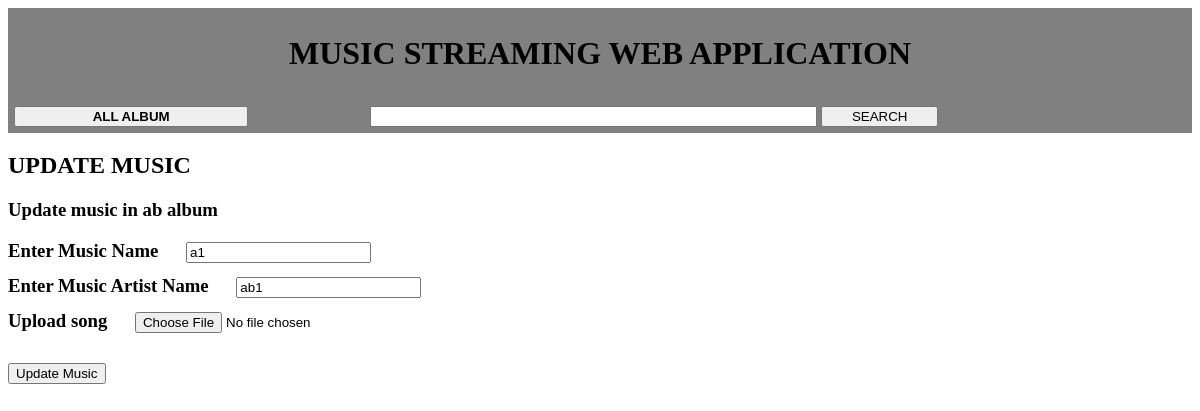
The app's page /Album/Music/Update/1 with its own data.
### app.py (models this page shows, shortened)
class Album(db.Model):
    id = db.Column(db.Integer, primary_key=True)
    title = db.Column(db.String(300))
    date_created = db.Column(db.DateTime,  default=datetime.now(pytz.timezone('Asia/Kolkata')))

class Music(db.Model):
    id = db.Column(db.Integer, primary_key=True)
    title = db.Column(db.String(300))
    artist = db.Column(db.String(300))
    album_id = db.Column(db.Integer, db.ForeignKey('album.id'))
    filename = db.Column(db.String(300))
    date_created = db.Column(db.DateTime,  default=datetime.now(pytz.timezone('Asia/Kolkata')))

### app.py (the view)
@app.route('/Album/Music/Update/<int:id>', methods=['POST', 'GET'])
def music_update(id):
    music = Music.query.get_or_404(id)
    album_id = music.album_id
    album = Album.query.get_or_404(album_id)
    if request.method == 'POST':
        music.title = request.form['title']
        music.artist = request.form['artist']
        song = request.files['song']
        if song:
            os.remove(os.path.join(app.config['UPLOAD_FOLDER'], music.filename))
            songUUID = str(uuid.uuid1())
            full_filename = os.path.join(app.config['UPLOAD_FOLDER'], (songUUID + '.mp3'))
            song.save(full_filename)
            music.filename = songUUID+'.mp3'
        try:
            db.session.commit()
            return redirect('/Album/Music/'+str(album_id))
        except:
            return 'Issue in deleting the music'
    else:
        return render_template('music-update.html', music=music, album=album)

### templates/music-update.html
{% extends 'base.html' %}
{% block header %}
      <link rel="stylesheet" href="{{ url_for('static', filename='css/music-update.css') }}">
{% endblock %}
{% block body %}
    <h2>UPDATE MUSIC</h2>
    <h3>Update music in {{ album.title }} album</h3>
    <form action="/Album/Music/Update/{{ music.id }}" method="POST" enctype="multipart/form-data">
        <div class="row-form">
        <h3 class="row-col">Enter Music Name</h3>
        <input class="row-col" type="text" maxlength="250" name="title" id="title" value={{ music.title }}>
        </div>
        <div class="row-form">
        <h3 class="row-col">Enter Music Artist Name</h3>
        <input class="row-col" type="text" maxlength="250" name="artist" id="artist" value={{ music.artist }}>
        </div>
        <div class="row-form">
        <h3 class="row-col">Upload song</h3>
        <input class="row-col" type="file" accept=".mp3"name="song" id="song">
        </div>
        <br>
        <input type="submit" value="Update Music">
    </form>
{% endblock %}

### static/css/music-update.css (style rules this page uses)
.row-form { display: block; }
.row-col { margin: 0 2% 1% 0; display: inline-block; }

### records on screen
Album: title "ab"
Music: title "a1", artist "ab1"
